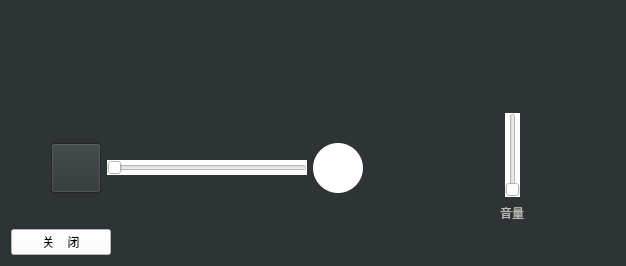
<?xml version="1.0" encoding="UTF-8"?>
<ui version="4.0">
 <class>music</class>
 <widget class="QWidget" name="music">
  <property name="geometry">
   <rect>
    <x>0</x>
    <y>0</y>
    <width>626</width>
    <height>266</height>
   </rect>
  </property>
  <property name="windowTitle">
   <string>Form</string>
  </property>
  <property name="styleSheet">
   <string notr="true">background-color: rgb(46, 52, 54);</string>
  </property>
  <layout class="QVBoxLayout" name="verticalLayout_2">
   <item>
    <spacer name="verticalSpacer">
     <property name="orientation">
      <enum>Qt::Vertical</enum>
     </property>
     <property name="sizeHint" stdset="0">
      <size>
       <width>20</width>
       <height>28</height>
      </size>
     </property>
    </spacer>
   </item>
   <item>
    <layout class="QHBoxLayout" name="horizontalLayout_2">
     <item>
      <spacer name="horizontalSpacer">
       <property name="orientation">
        <enum>Qt::Horizontal</enum>
       </property>
       <property name="sizeHint" stdset="0">
        <size>
         <width>40</width>
         <height>20</height>
        </size>
       </property>
      </spacer>
     </item>
     <item>
      <spacer name="horizontalSpacer_6">
       <property name="orientation">
        <enum>Qt::Horizontal</enum>
       </property>
       <property name="sizeHint" stdset="0">
        <size>
         <width>40</width>
         <height>20</height>
        </size>
       </property>
      </spacer>
     </item>
     <item>
      <widget class="QLabel" name="label_2">
       <property name="styleSheet">
        <string notr="true">color: rgb(186, 189, 182);</string>
       </property>
       <property name="text">
        <string/>
       </property>
      </widget>
     </item>
     <item>
      <spacer name="horizontalSpacer_3">
       <property name="orientation">
        <enum>Qt::Horizontal</enum>
       </property>
       <property name="sizeHint" stdset="0">
        <size>
         <width>40</width>
         <height>20</height>
        </size>
       </property>
      </spacer>
     </item>
     <item>
      <widget class="QLabel" name="label">
       <property name="styleSheet">
        <string notr="true">
color: rgb(255, 255, 255);</string>
       </property>
       <property name="text">
        <string/>
       </property>
      </widget>
     </item>
     <item>
      <spacer name="horizontalSpacer_7">
       <property name="orientation">
        <enum>Qt::Horizontal</enum>
       </property>
       <property name="sizeHint" stdset="0">
        <size>
         <width>40</width>
         <height>20</height>
        </size>
       </property>
      </spacer>
     </item>
     <item>
      <spacer name="horizontalSpacer_2">
       <property name="orientation">
        <enum>Qt::Horizontal</enum>
       </property>
       <property name="sizeHint" stdset="0">
        <size>
         <width>40</width>
         <height>20</height>
        </size>
       </property>
      </spacer>
     </item>
    </layout>
   </item>
   <item>
    <spacer name="verticalSpacer_2">
     <property name="orientation">
      <enum>Qt::Vertical</enum>
     </property>
     <property name="sizeHint" stdset="0">
      <size>
       <width>20</width>
       <height>28</height>
      </size>
     </property>
    </spacer>
   </item>
   <item>
    <layout class="QHBoxLayout" name="horizontalLayout_6">
     <item>
      <layout class="QHBoxLayout" name="horizontalLayout_3">
       <item>
        <spacer name="horizontalSpacer_4">
         <property name="orientation">
          <enum>Qt::Horizontal</enum>
         </property>
         <property name="sizeHint" stdset="0">
          <size>
           <width>40</width>
           <height>20</height>
          </size>
         </property>
        </spacer>
       </item>
       <item>
        <layout class="QHBoxLayout" name="horizontalLayout">
         <item>
          <widget class="QPushButton" name="file">
           <property name="minimumSize">
            <size>
             <width>50</width>
             <height>50</height>
            </size>
           </property>
           <property name="maximumSize">
            <size>
             <width>50</width>
             <height>50</height>
            </size>
           </property>
           <property name="styleSheet">
            <string notr="true">border-image: url(:/new/prefix1/res/file.png);</string>
           </property>
           <property name="text">
            <string/>
           </property>
          </widget>
         </item>
         <item>
          <widget class="QSlider" name="process">
           <property name="minimumSize">
            <size>
             <width>200</width>
             <height>0</height>
            </size>
           </property>
           <property name="maximumSize">
            <size>
             <width>200</width>
             <height>16777215</height>
            </size>
           </property>
           <property name="styleSheet">
            <string notr="true">background-color: rgb(255, 255, 255);</string>
           </property>
           <property name="orientation">
            <enum>Qt::Horizontal</enum>
           </property>
          </widget>
         </item>
         <item>
          <widget class="QPushButton" name="controlBtn">
           <property name="minimumSize">
            <size>
             <width>50</width>
             <height>50</height>
            </size>
           </property>
           <property name="maximumSize">
            <size>
             <width>50</width>
             <height>50</height>
            </size>
           </property>
           <property name="styleSheet">
            <string notr="true">
background-color: rgb(255, 255, 255);
border-radius:25px;</string>
           </property>
           <property name="text">
            <string/>
           </property>
          </widget>
         </item>
        </layout>
       </item>
       <item>
        <spacer name="horizontalSpacer_5">
         <property name="orientation">
          <enum>Qt::Horizontal</enum>
         </property>
         <property name="sizeHint" stdset="0">
          <size>
           <width>40</width>
           <height>20</height>
          </size>
         </property>
        </spacer>
       </item>
      </layout>
     </item>
     <item>
      <layout class="QVBoxLayout" name="verticalLayout">
       <item>
        <layout class="QHBoxLayout" name="horizontalLayout_4">
         <item>
          <spacer name="horizontalSpacer_8">
           <property name="orientation">
            <enum>Qt::Horizontal</enum>
           </property>
           <property name="sizeHint" stdset="0">
            <size>
             <width>40</width>
             <height>20</height>
            </size>
           </property>
          </spacer>
         </item>
         <item>
          <widget class="QSlider" name="verticalSlider">
           <property name="styleSheet">
            <string notr="true">background-color: rgb(255, 255, 255);</string>
           </property>
           <property name="orientation">
            <enum>Qt::Vertical</enum>
           </property>
          </widget>
         </item>
         <item>
          <spacer name="horizontalSpacer_9">
           <property name="orientation">
            <enum>Qt::Horizontal</enum>
           </property>
           <property name="sizeHint" stdset="0">
            <size>
             <width>40</width>
             <height>20</height>
            </size>
           </property>
          </spacer>
         </item>
        </layout>
       </item>
       <item>
        <layout class="QHBoxLayout" name="horizontalLayout_5">
         <item>
          <spacer name="horizontalSpacer_10">
           <property name="orientation">
            <enum>Qt::Horizontal</enum>
           </property>
           <property name="sizeHint" stdset="0">
            <size>
             <width>40</width>
             <height>20</height>
            </size>
           </property>
          </spacer>
         </item>
         <item>
          <widget class="QLabel" name="label_3">
           <property name="styleSheet">
            <string notr="true">color: rgb(186, 189, 182);</string>
           </property>
           <property name="text">
            <string>音量</string>
           </property>
          </widget>
         </item>
         <item>
          <spacer name="horizontalSpacer_11">
           <property name="orientation">
            <enum>Qt::Horizontal</enum>
           </property>
           <property name="sizeHint" stdset="0">
            <size>
             <width>40</width>
             <height>20</height>
            </size>
           </property>
          </spacer>
         </item>
        </layout>
       </item>
      </layout>
     </item>
    </layout>
   </item>
   <item>
    <widget class="QPushButton" name="pushButton">
     <property name="maximumSize">
      <size>
       <width>100</width>
       <height>16777215</height>
      </size>
     </property>
     <property name="layoutDirection">
      <enum>Qt::LeftToRight</enum>
     </property>
     <property name="styleSheet">
      <string notr="true">background-color: rgb(255, 255, 255);</string>
     </property>
     <property name="text">
      <string>关    闭</string>
     </property>
    </widget>
   </item>
  </layout>
 </widget>
 <resources/>
 <connections/>
</ui>
